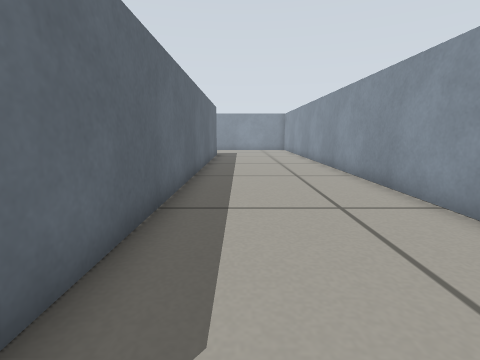
[1] (above)

16 first-person views from a walk through a world built for the Gazebo simulator. The camera is 0.36 m above the floor, tilts 10° down and sees 85° across. The floor is counted in squares, 0.25 m on a side. Each view is taken from the middle of a square. On the plan, view 1 faces up. The plan holds only what a view shows up to about 13 squares ahead; the rest is blank. The place goes on beyond the plan.

[2]
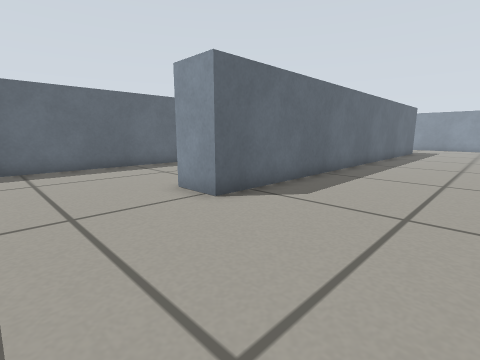

[3]
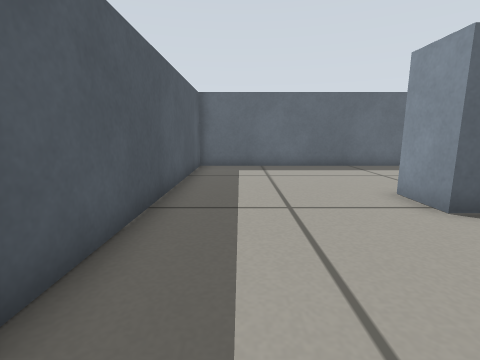

[4]
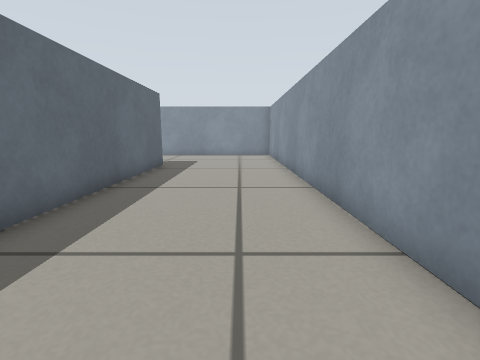

[5]
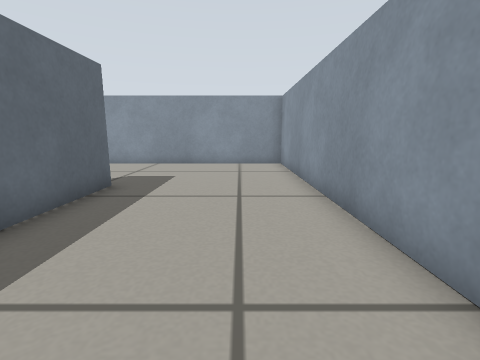

[6]
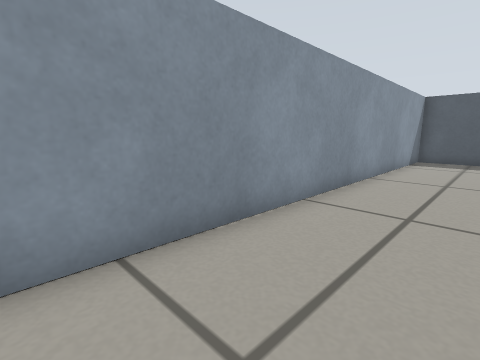

[7]
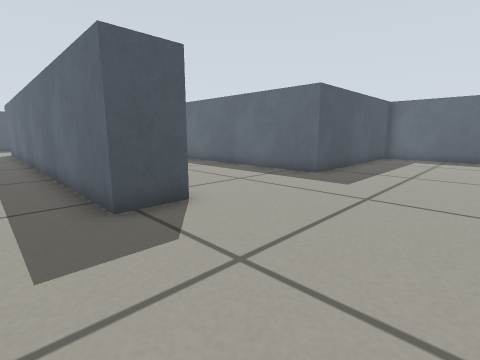

[8]
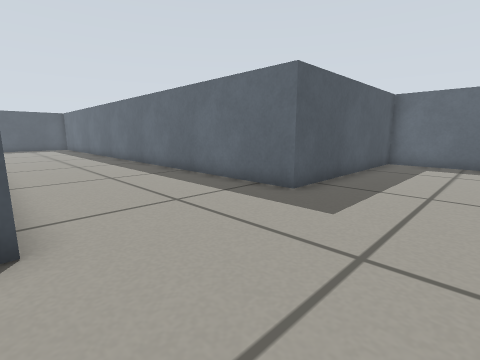

[9]
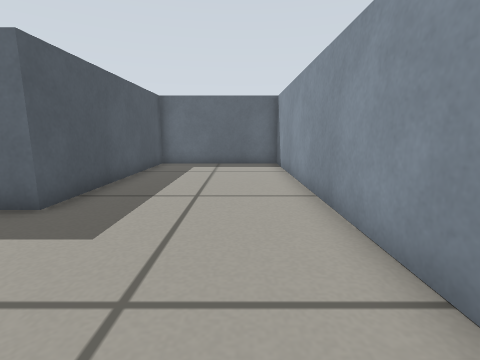

[10]
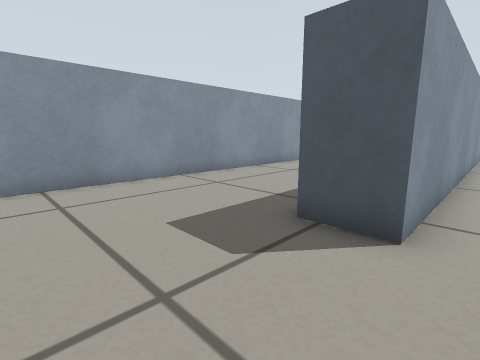

[11]
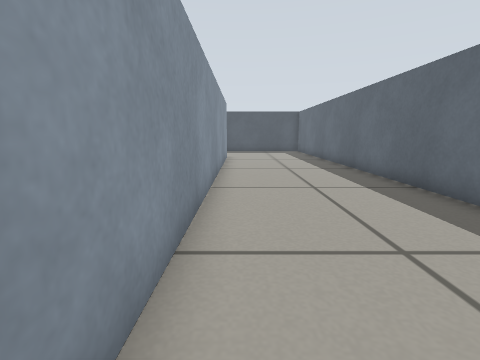

[12]
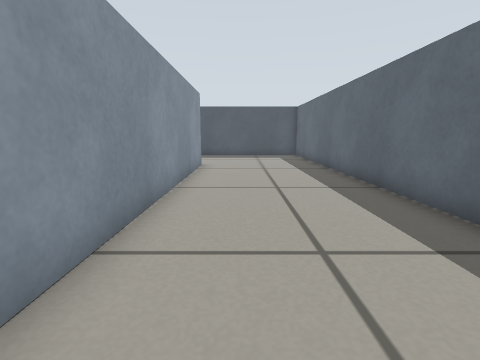

[13]
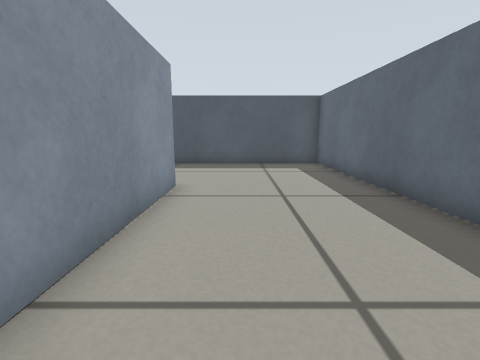

[14]
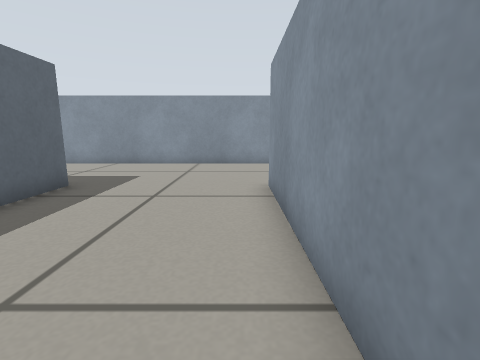

[15]
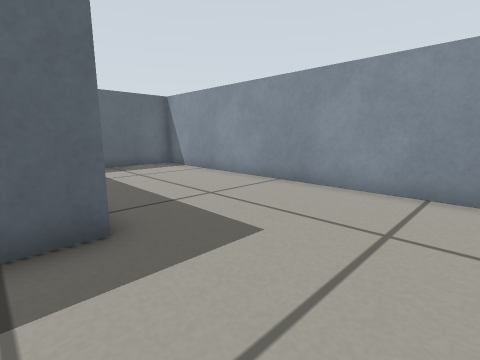

[16]
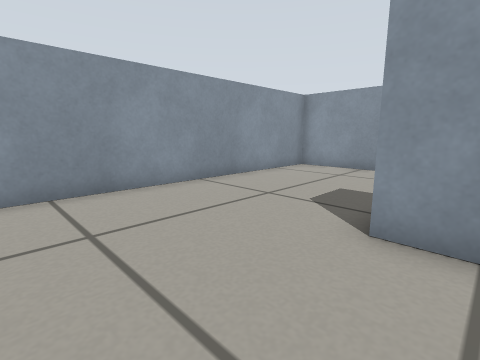

### Floor plan
Points are (right, up) in squares from view 1. A wall is a line through its corners. A room is listed if a view was taken in it or the views show most of it. See-through windows are left out.
Room 1 (views 1, 2, 3, 4, 5, 6, 7, 8)
walls: (-3.2, 18.2) (-1.6, 18.2) (-1.6, -0.2) (-3.2, -0.2); (-3.4, -5.8) (4, -5.8) (4, 23.8) (-3.4, 23.8)
ways out: opening at (-2.5, -3) to room 2; opening at (-2.5, 21) to room 2
Room 2 (views 9, 10, 11, 12, 13, 14, 15, 16)
walls: (-3.4, 23.8) (-16.8, 23.8) (-16.8, 18.2) (-8.8, 18.2) (-8.8, -5.8) (-3.4, -5.8); (-3.2, -0.2) (-3.2, 18.2)
ways out: opening at (-2.5, -3) to room 1; opening at (-2.5, 21) to room 1

Where each view was taken, in squares from view 1:
view 1: 0 up, 0 right, facing up
view 2: 4 down, 3 right, facing up-left
view 3: 4 down, 3 right, facing left
view 4: 6 up, 2 right, facing up
view 5: 11 up, 2 right, facing up
view 6: 10 up, 1 right, facing down-right
view 7: 23 up, 0 right, facing down-left
view 8: 22 up, 3 left, facing down-left
view 9: 22 up, 4 left, facing left
view 10: 22 up, 4 left, facing down-right
view 11: 16 up, 4 left, facing down
view 12: 12 up, 5 left, facing down
view 13: 7 up, 5 left, facing down
view 14: 11 up, 4 left, facing up
view 15: 17 up, 5 left, facing up-left
view 16: 17 up, 7 left, facing up-right
